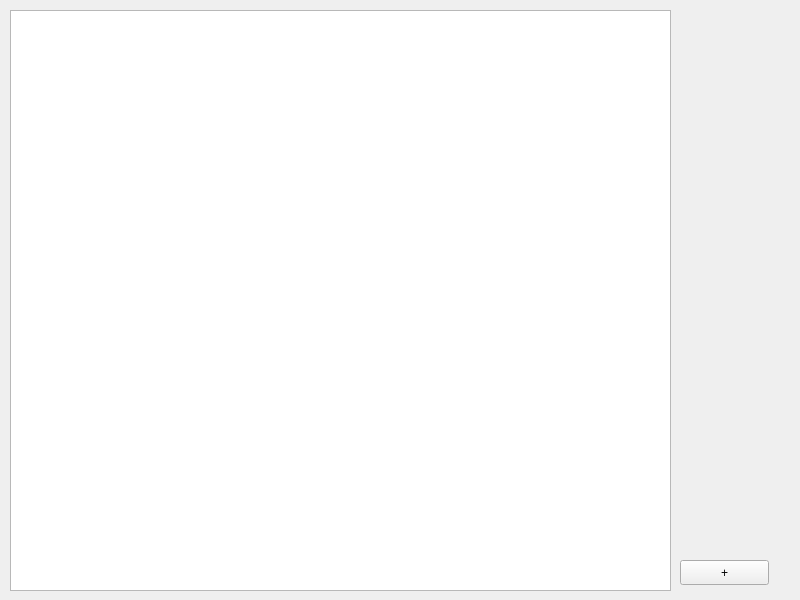
<?xml version="1.0" encoding="UTF-8"?>
<ui version="4.0">
 <class>Widget</class>
 <widget class="QWidget" name="Widget">
  <property name="geometry">
   <rect>
    <x>0</x>
    <y>0</y>
    <width>800</width>
    <height>600</height>
   </rect>
  </property>
  <property name="windowTitle">
   <string>Widget</string>
  </property>
  <widget class="QPushButton" name="addOperatorPB">
   <property name="geometry">
    <rect>
     <x>680</x>
     <y>560</y>
     <width>89</width>
     <height>25</height>
    </rect>
   </property>
   <property name="text">
    <string notr="true">+</string>
   </property>
  </widget>
  <widget class="QTreeView" name="operatorsTreeView">
   <property name="geometry">
    <rect>
     <x>10</x>
     <y>10</y>
     <width>661</width>
     <height>581</height>
    </rect>
   </property>
   <property name="mouseTracking">
    <bool>false</bool>
   </property>
   <property name="expandsOnDoubleClick">
    <bool>false</bool>
   </property>
  </widget>
 </widget>
 <resources/>
 <connections/>
</ui>
